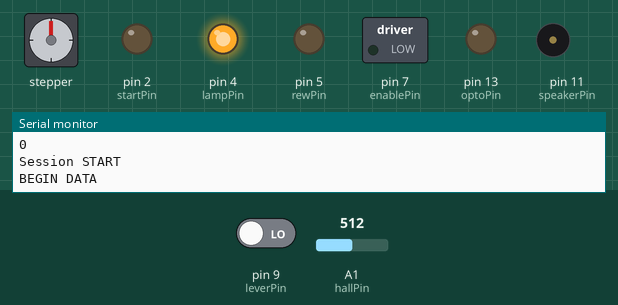
Bench run of a sketch on a simulated Arduino Uno, built with avr-gcc and run on an emulated ATmega328P. Shown: stepper motor, switched loads named in the sketch (green lamp = pin HIGH), output pins drawn as LEDs (lit = HIGH), buzzer (waves = sounding), the last lines printed to the serial monitor. Inputs (shaded band) come from the test bench; at power-on: pin 9 (leverPin) LOW, A1 (hallPin) = 512. Random numbers use the default seed unless the sketch sets one; stepper angles assume 200 steps per turn.

Above: at 1.2 s.
1.3 s: pin 9 (leverPin) driven HIGH
At 2.6 s:
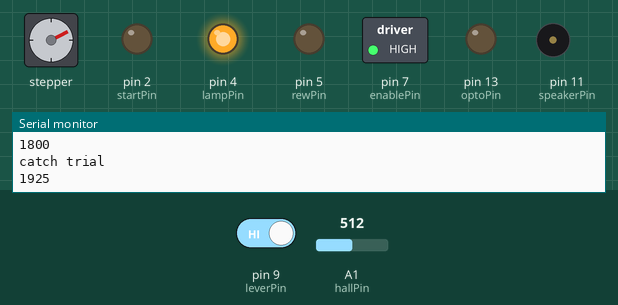
4.3 s: A1 (hallPin) set to 683
7.3 s: A1 (hallPin) set to 715
At 8.9 s:
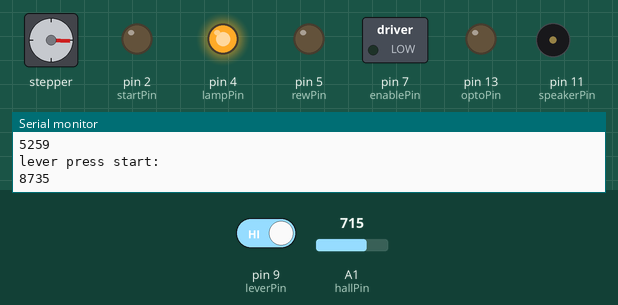
10.3 s: pin 9 (leverPin) driven LOW
At 13.0 s:
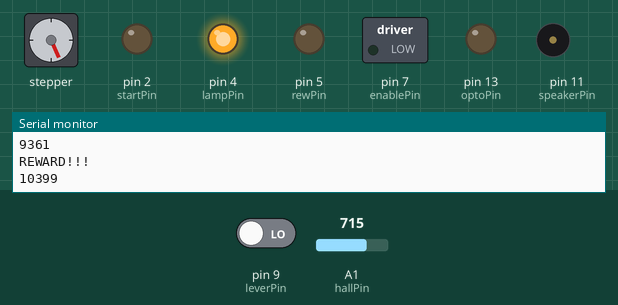
13.3 s: pin 9 (leverPin) driven HIGH
At 22.6 s:
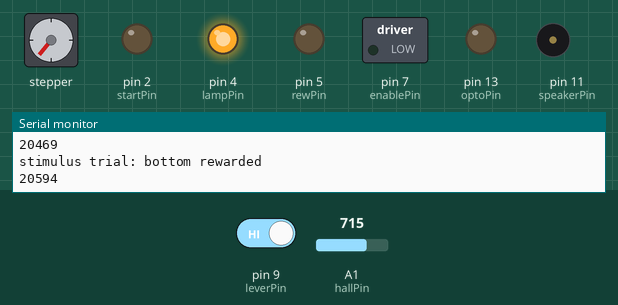
Timing chart, 0 to 25.3 s (numbered marks = the images above; inputs shaded):
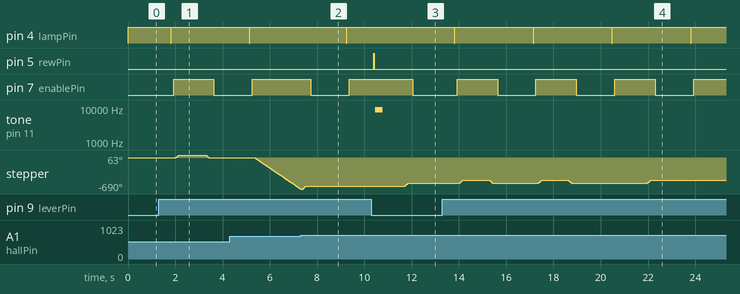

Measured:
- the behaviour switches between 699 and 700 on A1 (hallPin) (found by bisection; images 1 and 2)
- after the input at 1.3 s, pin 4 (lampPin): HIGH → LOW after 0.50 s, → HIGH 0.03 s later; pin 7 (enablePin): LOW → HIGH after 0.63 s, → LOW 1.7 s later; stepper: turns 63° clockwise in 0.11 s, then 63° counter-clockwise in 0.11 s
- after the input at 7.3 s, pin 4 (lampPin): HIGH → LOW after 1.9 s, → HIGH 0.03 s later; pin 7 (enablePin): HIGH → LOW after 0.44 s, → HIGH 1.6 s later
- after the input at 10.3 s, pin 5 (rewPin): LOW → HIGH after 0.10 s, → LOW 0.02 s later; tone on pin 11 (speakerPin): silent → 8820 Hz after 0.16 s, → silent 0.32 s later
- after the input at 13.3 s, pin 4 (lampPin): alternates HIGH for 3.3 s and LOW for 0.03 s, starting after 0.50 s; pin 7 (enablePin): alternates HIGH for 1.7 s and LOW for 1.6 s, starting after 0.63 s; stepper: turns 63° clockwise in 0.11 s, then 63° counter-clockwise in 0.11 s, then 63° clockwise in 0.11 s, then 63° counter-clockwise in 0.11 s, and so on

The sketch:

Detection2b.ino
```cpp
/*
Detection task (1 stim, placed below whiskers). Uses stepper motor
Rewritten from Clay's program for learning arduino.
To be used with optostim.
*/


#include "hwconstants.h"


// constants that frequently change:
const int rewSolDur = 23; //how long solenoid valve should open to deliver water reward
const int stimCW = 35;
const int stimCCW = -35;
int rewStimFreq = 50;
int ITI = 1000;
int stimDuration = 1500; // how long stimulus should be available for sampling
const int optoStartTime = 00000; // how long to wait before starting laser trials
const int optoStimFreq = 50;
const int stimHoldDelay = 100;


// set up stepper motor
#include <Stepper.h>
Stepper stimStepper(stepsPerRevolution, motorPin1, motorPin2);

// define variables that will change:


int hallThresh = 700;
int hallSensValue = 0;          // variable for reading the hall sensor status
int levPressThreshold = 500; // how long lever has to be held to start
int elapTime = 0;
int leverState = 0;
int prevLevState = 0;
int levPressDur = 0;
int levPressTime = 0;
int levLiftDur = 0;
int startLevLiftCheck = 0;
int rew = 0;
int randSound = 0; // random noise for white noise audio stimuluspu
int drinkDur = 1000; // drink duration
int rewToneDur = 300; // reward tone duration
int unrewTO = 3000; // punishment timeout duration
int liftLevThresh = 100; // how long lever has to be lifted to count as response.
int optoStart =0;
int optoRand = 0;
//int fiberPos = 0;
//int hallSensValue2 = 0;
int stimType = 1; //currently set always to reward

//////////// initialize time variables
long time = 0;
long currentTime=0;
long trigTime = 0;
long levLiftTime = 0;
long randNumber = 0;    // random number for whisker stimulus


void setup() {
  // initialize the LED pin as an output:
  pinMode(startPin, OUTPUT);
  pinMode(optoPin, OUTPUT);
  pinMode(enablePin, OUTPUT); //enable for motor
  pinMode(leverPin, INPUT);
  pinMode(rewPin, OUTPUT);
  pinMode(speakerPin, OUTPUT);
  pinMode(lampPin, OUTPUT);
  digitalWrite(lampPin, HIGH);
  stimStepper.setSpeed(80);
  Serial.begin(9600);    // initialize serial for output to Processing sketch
  randomSeed(analogRead(2));
  Serial.println("rewarded stimulus frequency = ");
  Serial.println(rewStimFreq);
//  Serial.println("contigTrial = ");
//  Serial.println(contigTrial);
  Serial.println("reward amount/duration =");
  Serial.println(rewSolDur);
  Serial.println("Trial Length (stimDur) =");
  Serial.println(stimDuration);
  Serial.println("ITI =");
  Serial.println(ITI);
  Serial.println("optoStartTime =");
  Serial.println(optoStartTime);
  Serial.println("Session START");
  Serial.println("BEGIN DATA");
}


void loop(){

 ///////////////////START TRIALS
  time = millis();

 //make sure lever is pressed before starting trials.
  if (optoStart == 0){
    time = millis();
    if (time > 180000){   //can't use variable for  some reason. use number here 300000 = 5 min
      optoStart = 1;
      Serial.println("begin OPTOSTIM");
      Serial.println(millis());
    }
  }

//    if (prevLevState2 == 1) {
//    // check for lever presses during this round when no stimulus is present
//    levState = digitalRead(leverPin);

  leverState = digitalRead(leverPin);
  if (leverState == HIGH){
    if(prevLevState == 0) { // if previously not pressed --as in beginning of session
      levPressTime = millis();
      Serial.println("lever press start:");
      Serial.println(levPressTime);
      prevLevState = 1; // set prevLevState to 1, meaning it's been pressed.
    }
     else{ // if lever was already pressed
      currentTime = millis();
      levPressDur = currentTime - levPressTime; // see how long ago
    }
  }
  else {   // if the lever state is low and lever is not pressed then do nothing
    if (leverState == LOW){
      prevLevState =0;
      levPressDur= 0;
    }
  }

 ////////////////// START STIMULUS TRIAL
   if(levPressDur > levPressThreshold){ // start trial is lever is held down long enough

     trigTime = millis(); // time of stimulus trigger = used to be trigTime2
     digitalWrite(lampPin, LOW); //signal for ttl pulse to signal start trial
     delay(25);
     digitalWrite(lampPin, HIGH);
     delay(100); // added 5/16/16
     Serial.println("Trial started at:");
     Serial.println(trigTime);
     //delay(10);

     digitalWrite(startPin, LOW);
     //fiberPos = analogRead(fiberPosPin); //read the input from matlab about position of manipulator
     //Serial.println("fiber position:" );
     //Serial.println(fiberPos);
     //Serial.println(millis());

     if (optoStart == 1) {  //if opto has started
     optoRand = random(1,100);

       if (optoRand <= optoStimFreq){
         digitalWrite(optoPin, HIGH); //sends pin HIGH to trigger TTL
         Serial.println("laser ON");
         Serial.println(millis());
         delay(100); //added 040715
       }
       else{
         digitalWrite(optoPin, LOW);
         Serial.println("dark");
         Serial.println(millis());
         delay(100); //added 062816
       }
     }

     // present rewarded trials according to the defined reward stim frequency
     randNumber = random(0,100); //pick random number
     if (randNumber <= rewStimFreq){   //
       stimType = 1; // for rewarded trials
     }
     else{
       stimType = 3; // catch trials
     }

     /////////////FOR STIMULUS TRIALS
     if (stimType == 1){ // stimType1 means stimulus and reward trials
       Serial.println("stimulus trial: bottom rewarded");
       Serial.println(millis());

      // read the state of the hall effect sensor (for troubleshooting
      digitalWrite(enablePin, HIGH);
      delay(100);
      hallSensValue = analogRead(hallPin);
      leverState = digitalRead(leverPin);
      // No need to check lever state again here
      //~ if (leverState == HIGH) { // if lever is pressed for defined amount of time
        while (hallSensValue < hallThresh){ //rotate motor until it hits the hall effect sensor
          stimStepper.step(-1);
          delay(1);
          hallSensValue = analogRead(hallPin);
          //delay(stimHoldDelay); // hold in position for short period

        } // END of while
      //~ } //END of IF lever press check
      delay(100);

      elapTime = 0;
      prevLevState = 0;
      levPressDur = 0;
      startLevLiftCheck = 0;

      //reward when lever is lifted
      while (elapTime <= stimDuration){
        time = millis();
        elapTime = time - trigTime;
        leverState = digitalRead(leverPin);
          if (leverState == HIGH) { // if the lever is pressed start checking for lever lifts.
           startLevLiftCheck = 1;
          }
          if (startLevLiftCheck == 1) {
            // see how long animal lifts his paw off the lever during stim presentation
            if (leverState == LOW) {
              // Lever is up
              if (prevLevState == 1) {
                // Lever was previously down and just went up
                // Store lever lift time as now
                levLiftTime = millis();
                prevLevState = 0;
              }
              else {
                // Lever was already up and is still up
                // Recalculate duration
                levLiftDur = millis() - levLiftTime;
              }
            }
            else {
              // Lever is down
              prevLevState = 1;
              levLiftDur = 0;
            }
            //Serial.println(levPressDur);

            // trigger REWARD if animal lifts paw during rewarded stim. (for long enough)
            if (levLiftDur >= liftLevThresh) {
                 digitalWrite(optoPin, LOW);
                 digitalWrite(startPin, LOW); // turn off start pin at end of trial to trigger matlab
              reward(); /////////////////// call reward function and print REWARD!!!!!
            }
          }  // end IF for levPressDur > 100 (REWARD sequence)

      } // end WHILE elapTime <= stimDur (check for lever lifts)
      digitalWrite(optoPin, LOW);
      digitalWrite(startPin, LOW); // turn off start pin at end of trial to trigger matlab


      // MOVE STIM BACK
      stimStepper.step(stimCW); // 042110: now using Stepper library for stim control (+ is clockwise)
      delay(200);
      digitalWrite(enablePin, LOW);

      prevLevState = 0;   // reset state variable to allow for consecutive triggers
      //prevType = 1; // for stimCount to promote alternation
     } // END of if stimType = 1 (rewarded trial)


     //////////////////////////////////catch trials

     else{
       Serial.println("catch trial");
       Serial.println(millis());

       //no hall effect sensor - just move it away.
       digitalWrite (enablePin, HIGH);
       delay(100);
       stimStepper.step(stimCW);

       // check if mouse lifts lever during catch trial
       elapTime = 0;
       prevLevState = 0;
       levPressDur = 0;
       startLevLiftCheck = 0; // was missing until 16.03.09

       while (elapTime <= stimDuration) {
         time = millis();
         elapTime = time - trigTime;
         leverState = digitalRead(leverPin);
         if (leverState == HIGH){ // if the lever is pressed start checking for lever lifts.
           startLevLiftCheck = 1;
         }
         if (startLevLiftCheck ==1){ //if the lever is already pressed
           if(leverState == LOW){
             if(prevLevState ==1){
               levLiftTime = millis();
               prevLevState = 0;
             }
             else{
               levLiftDur = millis()-levLiftTime;
             }
           }
         else{
             prevLevState = 1;
             levLiftDur = 0;
           }

         if (levLiftDur >= liftLevThresh){ // if lever lifted during catch trial.
            digitalWrite(optoPin, LOW);
             digitalWrite(startPin, LOW); // turn off start pin at end of trial to trigger matlab
         punish();
           }
        }
       } // END while loop
          digitalWrite(optoPin, LOW);
          digitalWrite(startPin, LOW); // turn off start pin at end of trial to trigger matlab
      //  move stimback to rest position
      stimStepper.step(stimCCW);
      delay(200);
      digitalWrite(enablePin, LOW);

       // digitalWrite(optoPin, LOW);

       prevLevState = 0;  //reset state variable for consecutive triggers
     }// END else


     //endTime = millis();

     delay(ITI); //inter-trial interval
   }
    // END of if (levPressDur > levPresThresh)
} // END of loop


//
//////////////////////////////////////////////////////////////////////
///////Define functions:
void reward() { // print "REWARD!!!" play cue tone, open and close valve.
   //
    Serial.println("REWARD!!!");
    Serial.println(millis());

    // REWARD SEQUENCE
    // go through reward/optouum solenoid sequence
    digitalWrite(rewPin, HIGH);    // open solenoid valve for a short time
    delay(rewSolDur);                  // 8ms ~= 8uL of reward liquid (on box #4 011811)
    digitalWrite(rewPin, LOW);

    // PLAY TONE
    rew = 1;
    cueTone();
    delay(drinkDur);
    elapTime = stimDuration + 1;  // break out of the reward stimulus loop after receiving reward

} // END of reward function

void punish() {
//  digitalWrite(vacPin, HIGH);    // send output signal for punishment to record analog timing
//  delay(50);                  //
//  digitalWrite(vacPin, LOW);

  //digitalWrite(airpuffPin, HIGH);    // give aversive light for wrong press
  Serial.println("unrewarded punishment");
  Serial.println(millis());
  delay(10);  // changed this from 2000 because air puff goes on falling phase

    rew = 0;
    cueTone();
    delay(10);
  elapTime = stimDuration + 1;  // 091311: need to check and make sure "elapTime1&2" are not in conflict
} // END of punish function

void cueTone() {
  // Bug, this overlaps with the global used for elapsed trial time
  // But elapTime is overwritten in reward() and punish() so it's okay
  trigTime = millis();
   if (rew == 1) {  // if its a reward tone
    while ((time-trigTime) < rewToneDur) {
      digitalWrite(speakerPin, HIGH);
      delayMicroseconds(100);
      digitalWrite(speakerPin, LOW);
      delayMicroseconds(1);
      time = millis();
     }
   }
   else {  // if its a punishment tone (white noise)
      while ((time-trigTime) < unrewTO) {
        randSound = random(50,700);
        digitalWrite(speakerPin, HIGH);
        delayMicroseconds(randSound);
        digitalWrite(speakerPin, LOW);
        delayMicroseconds(randSound);
        time = millis();
      }
     }
} // END cueTone function
```

hwconstants.h
```cpp
#ifndef __HWCONSTANTS_H_INCLUDED__
#define __HWCONSTANTS_H_INCLUDED__

// Digital pins
#define motorPin1 8
#define motorPin2 6
#define enablePin 7
#define startPin 2
#define optoPin 13
#define rewPin 5
#define speakerPin 11

// New digital pin as of 2017
#define lampPin 4

// Analog
// leverPin used to be DIO9
#define hallPin 1
#define leverPin 9

// Other constants
#define stepsPerRevolution 200

#endif
```
